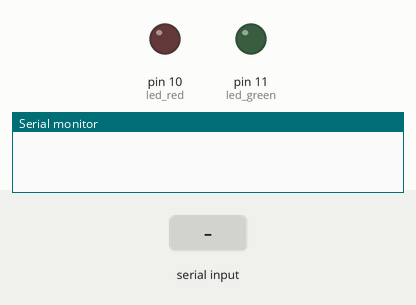
This sketch was run on a simulated Arduino Uno, built with avr-gcc and run on an emulated ATmega328P. Shown: output pins drawn as LEDs (lit = HIGH), the last lines printed to the serial monitor. Inputs (shaded band) come from the test bench.

Above: at 1.2 s.
1.3 s: "90,45\n" received over Serial
At 3.5 s:
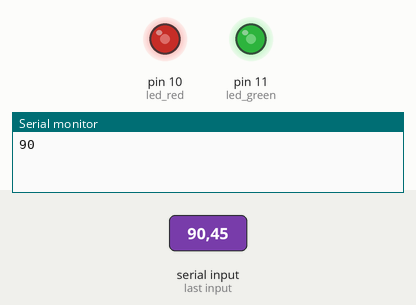
3.8 s: "30,150\n" received over Serial
At 4.2 s:
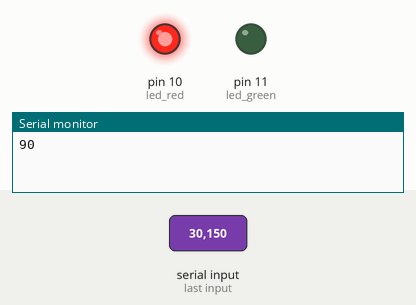
Timing chart, 0 to 6.8 s (numbered marks = the images above; inputs shaded):
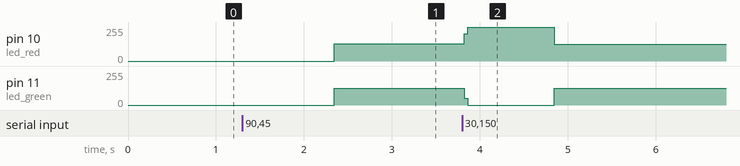

The sketch:

LarissaFrancyelid_exercicio3.ino
```cpp
String cmd;

/*contabilizador de tempo*/
unsigned long time;
unsigned long time2;

/*pinos de led*/
int led_red = 10;
int led_green = 11;

/*verifica o estado de frequencia atual e o próximo*/
int state, state2;

/*variavel que determina a frequencia atual*/
int f;

/*intervalo entre uma frequancia e outra*/
int freq = 1000;

void setup()
{
  // outputs:
  pinMode(led_green, OUTPUT);
  pinMode(led_red, OUTPUT);

  /*inicialização da serialização*/
  Serial.begin(9600);

  /*inicialização de variáveis*/
  time = millis();
  time2 = millis();
  f = 1;

  state = 1;
  state2 = 1;
}

void loop()
{
  if (Serial.available() > 0)
  {
    cmd = Serial.readString();
    f = cmd.toInt();

    Serial.println(f);

    time = millis();
    time2 = millis();

    state = 0;
    digitalWrite(led_green, LOW);

    state2 = 0;
    digitalWrite(led_red, LOW);
  }

  if ((time + ((1 / f) *freq)) <= millis())
  {
    time = millis();

    if (state == 1)
    {
      state = 0;
      digitalWrite(led_green, LOW);
    }
    else
    {
      state = 1;
      digitalWrite(led_green, HIGH);
    }
  }

  if ((time2 + ((3 / f) *freq)) <= millis())
  {
    time2 = millis();

    if (state == 1)
    {
      state2 = 0;
      digitalWrite(led_red, LOW);
    }
    else
    {
      state2 = 1;
      digitalWrite(led_red, HIGH);
    }
  }
}
```

Measured:
- after the input at 1.3 s, pin 10 (led_red): 0/255 → 128/255 after 1.0 s
- after the input at 3.8 s, pin 10 (led_red): 128/255 → 255/255 at once, → 127/255 1.0 s later; pin 11 (led_green): 127/255 → 0/255 at once, → 127/255 1.0 s later
